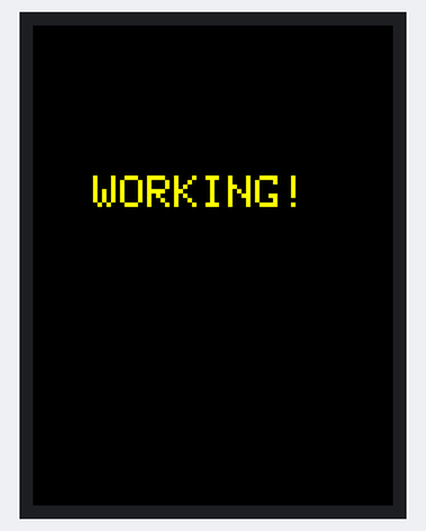
The sketch below on a simulated Arduino Uno, built with avr-gcc and run on an emulated ATmega328P. On the bench: 240×320 colour display. What the sketch prints to the serial monitor is not drawn.

Above: at 6.1 s.

The sketch:

test.ino
```cpp
#define USE_SPECIAL
#define USE_MEGA_16BIT_SHIELD

#include <MCUFRIEND_kbv.h>
MCUFRIEND_kbv tft;

#define BLACK   0x0000
#define BLUE    0x001F
#define RED     0xF800
#define GREEN   0x07E0
#define WHITE   0xFFFF
#define YELLOW  0xFFE0

void setup() {
  Serial.begin(9600);
  delay(500);

  uint16_t ID = tft.readID();
  Serial.print("Detected ID = 0x");
  Serial.println(ID, HEX);

  // Try common controllers
  if (ID == 0xD3D3 || ID == 0xFFFF || ID == 0x0000) {
    Serial.println("Trying common drivers...");

    // Try 9341 first (most common)
    tft.begin(0x9341);
  }
  else {
    tft.begin(ID);
  }

  tft.setRotation(0);

  // Color test sequence
  tft.fillScreen(RED);
  delay(1000);

  tft.fillScreen(GREEN);
  delay(1000);

  tft.fillScreen(BLUE);
  delay(1000);

  tft.fillScreen(WHITE);
  delay(1000);

  tft.fillScreen(BLACK);
  delay(1000);

  // Draw simple text
  tft.setTextColor(YELLOW);
  tft.setTextSize(3);
  tft.setCursor(40, 100);
  tft.print("WORKING!");
}

void loop() {
}
```
